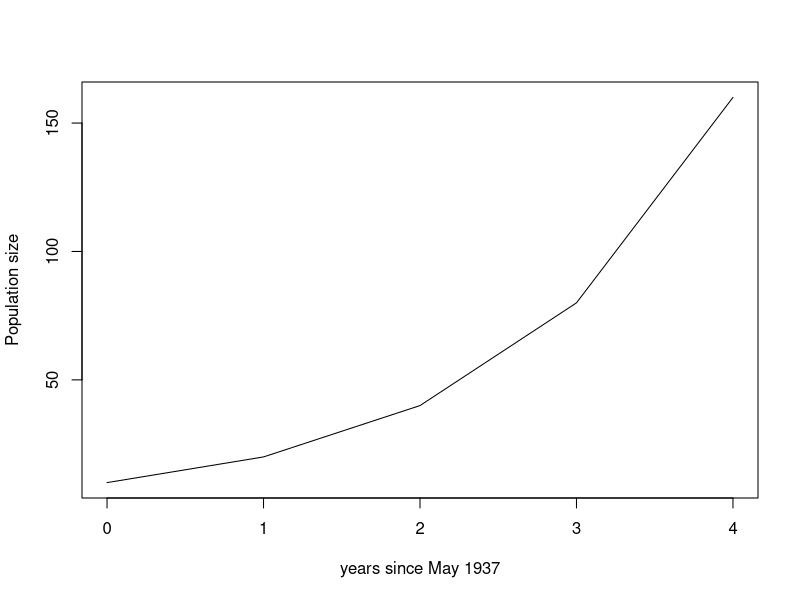
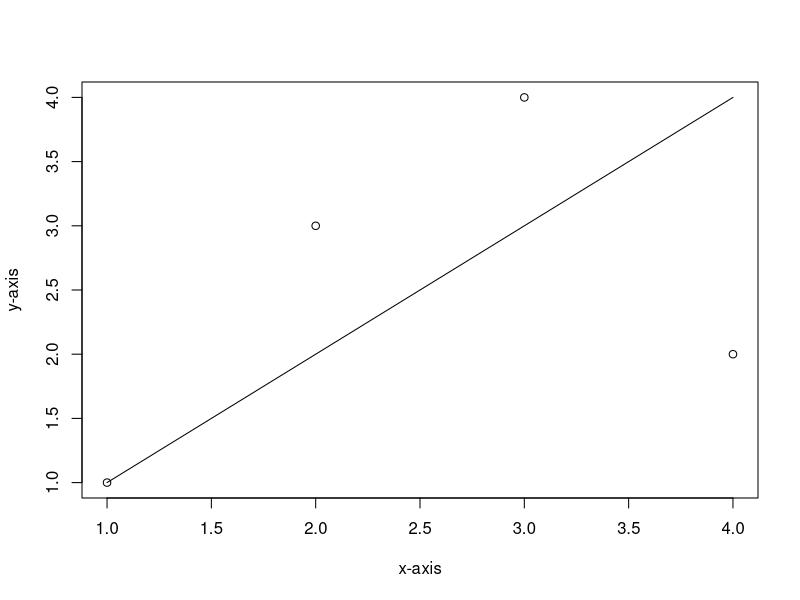

R code for these plots, in order:
## ---- chunk 1
lambda <- 2
N0 <- 10
df <- data.frame(time = 0, popn.size = 10)
for(t in seq(1,4,1)){
  val <- N0*lambda^t
  new.result <- data.frame(time = t, popn.size = val)
  df <- rbind(df, new.result)
}
plot(df$time, df$popn.size, typ = "l", xlab = "years since May 1937", ylab = "Population size")
## ---- chunk 2
plot(seq(1,4), c(1,3,4,2), ylab = "y-axis", xlab = "x-axis")
lines(seq(1,4), seq(1,4))
## ---- chunk 3
ref.day = c(1,1,2000)
#x = c(julian(1,1,2000, origin = ref.day), julian(1,1,2002, origin = ref.day))
